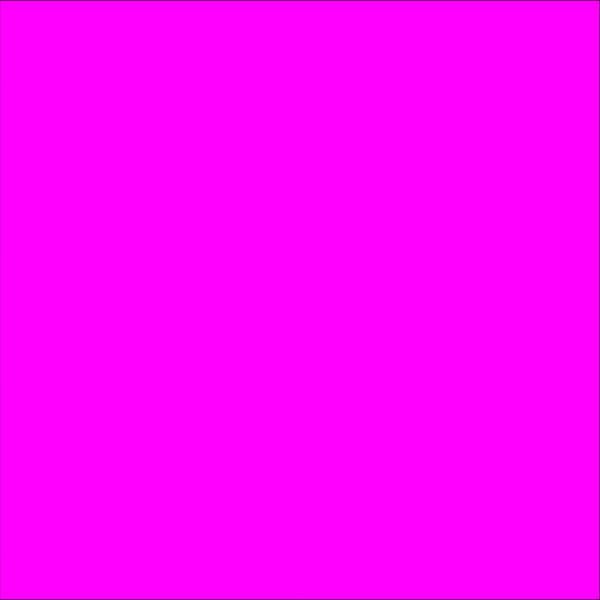
Frame 1 (no input)
Frame 60 (no input): identical to frame 1, image omitted
Frame 120 (the mouse pressed at the canvas centre since frame 60): blank canvas, image omitted

The p5.js sketch that drew this single still picture (run headless with seeded random() and noise() and a simulated clock; from frame 60 on, the mouse is pressed at the canvas centre):

// p5.js sketch
// ── sketch.js
function setup() {
    createCanvas(600,600)

}

function draw() {
    background(255)
    fill(255,0,255)
    rectMode(CENTER)
    rect(300,300,(mouseX - width/2) * 2,(mouseY-height/2)* 2)

}
